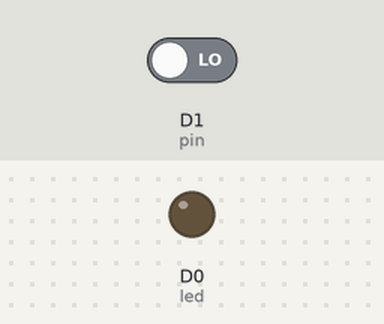
The sketch below on a simulated ESP8266 (NodeMCU). Parts: output pins drawn as LEDs (lit = HIGH). Dashed ring = blinking. Inputs (shaded band) come from the test bench; at power-on: D1 (pin) LOW.

Above: at 1.2 s.
1.3 s: D1 (pin) driven HIGH
At 1.7 s:
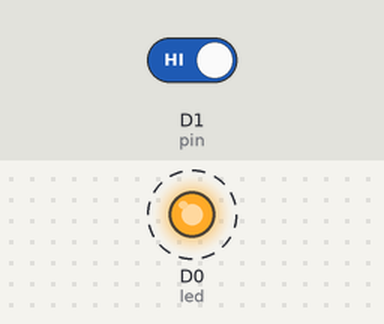
4.3 s: D1 (pin) driven LOW
At 4.8 s:
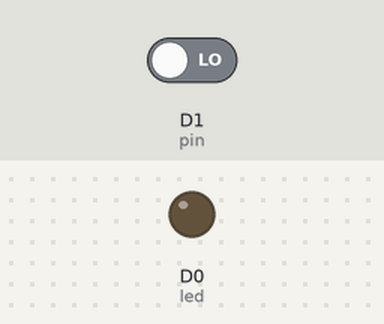
Timing chart, 0 to 7.3 s (numbered marks = the images above; inputs shaded):
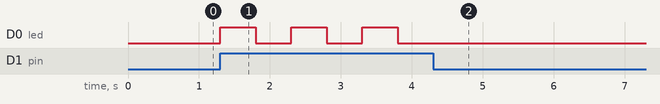

The sketch:

05_function_w_args.ino
```cpp
int pin=D1;
int led=D0;
int button_state;

void setup(){
  pinMode(pin, INPUT_PULLDOWN);
  pinMode(led, OUTPUT);
}

void loop(){
  if(digitalRead(pin)==HIGH){
  blink(500,500);                      //call the function
  }
}
void blink(int on, int off){
	digitalWrite(led, HIGH);
	delay(on);
	digitalWrite(led, LOW);
	delay(off);
}
```

Measured:
- after the input at 1.3 s, D0 (led): alternates HIGH for 0.50 s and LOW for 0.50 s, starting at once
- after the input at 4.3 s, D0 (led): stops changing and stays LOW
